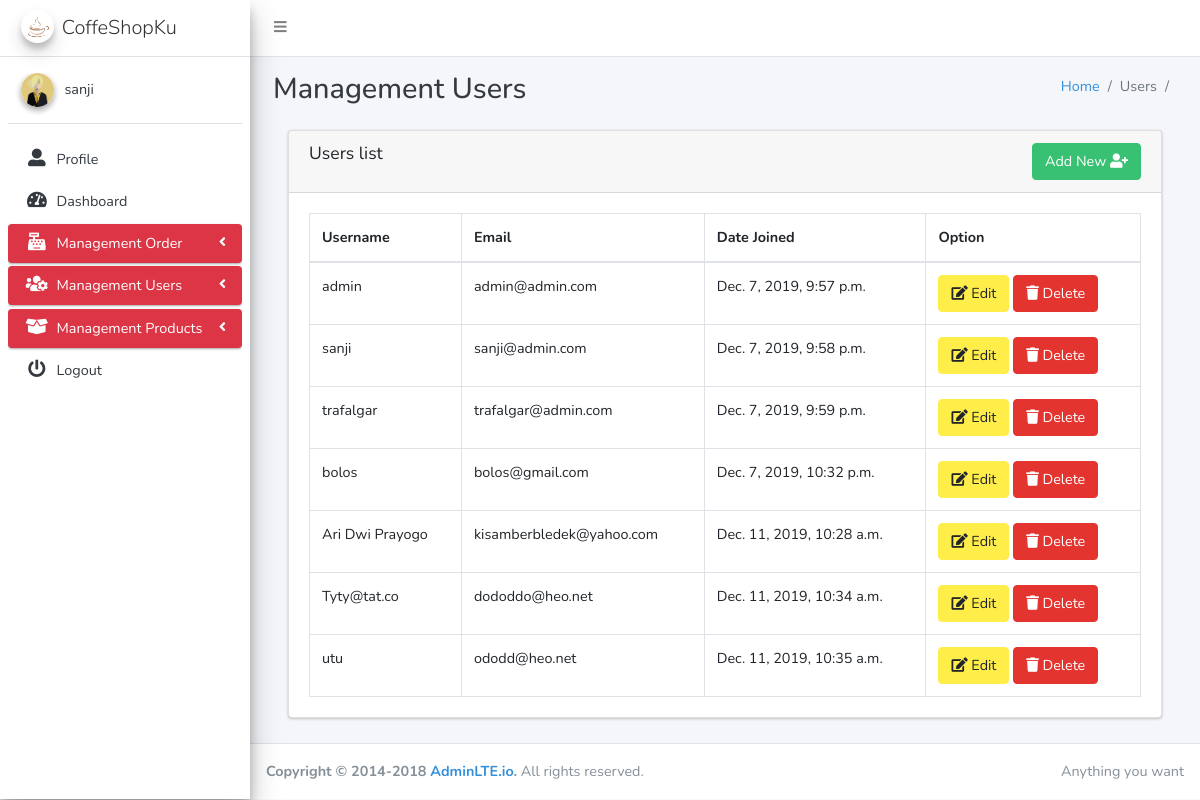
Page /accounts/list (signed in) on the committed database.
### accounts/models.py (models this page shows, shortened)
class User(AbstractBaseUser, PermissionsMixin):
    email = models.EmailField(_('email'), unique=True)
    username = models.CharField(_('username'), max_length=45, unique=True)
    first_name = models.CharField(_('first name'), max_length=30, blank=True)
    last_name = models.CharField(_('last name'), max_length=30, blank=True)
    date_joined = models.DateTimeField(_('date joined'), auto_now_add=True)
    is_active = models.BooleanField(_('active'), default=True)
    avatar = models.ImageField(upload_to=path_and_rename, null=True, blank=True)
    objects = UserManager()
    EMAIL_FIELD    = 'email'
    USERNAME_FIELD = 'username'
    REQUIRED_FIELDS = []
    class Meta:
        verbose_name = _('user')
        verbose_name_plural = _('users')
    def __str__(self):
        return self.username

### accounts/views.py (the view, shortened to what this page needs)
# urls.py: path('list', login_required(UsersView.as_view(template_name="accounts/list_users.html")), name="users_list"),
class UsersView(PermissionRequiredMixin,ListView):
    model = User
    permission_required = ('accounts.view_user')
    def get_context_data(self, **kwargs):
        kwargs['heading_title']        = "Management Users"
        kwargs['breadcrumb']           = {'content':'Users','class':'active'}
        context = super().get_context_data(**kwargs)
        return context

### accounts/auth.py (called while the page is built)
    def get_user(self, user_id):
        UserModel = get_user_model()
        try:
            return UserModel._default_manager.get(pk=user_id)
        except UserModel.DoesNotExist:
            return None

### accounts/templates/accounts/list_users.html (shortened to what this page needs)
{% extends "layouts/base.html" %}
{% block content %}
<section class="content">
    <div class="container-fluid">
        <div class="row">
            <div class="col-md-12">
                <div class="card">
                    <div class="card-header">
                        <h3 class="card-title text-center">Users list</h3>
                        <a class="btn btn-success float-right" href="{% url 'add_user' %}">Add New
                            <i class="fas fa-user-plus fa-fw"></i></a>
                    </div>
                    <div class="card-body">
                        <table id="example2" class="table table-bordered table-hover">
                            <thead>
                                <tr>
                                    <th>Username</th>
                                    <th>Email</th>
                                    <th>Date Joined</th>
                                    <th>Option</th>
                                </tr>
                            </thead>
                            <tbody>
                                {% for row in object_list %}
                                <tr>
                                    <td>{{row.username}}</td>
                                    <td>{{row.email}}</td>
                                    <td>{{row.date_joined}}</td>
                                    <td>
                                        <a href="{% url 'update_user' row.id %}" class="btn btn-warning"
                                            id='{{row.id}}'><i class="fa fa-edit"></i> Edit</a>
                                        <a href="{% url 'delete_user' row.id %}" class="btn btn-danger"
                                            id='{{row.id}}'><i class="fa fa-trash"></i> Delete</a>
                                    </td>
                                </tr>
                                {% endfor %}
                            </tbody>
                        </table>
                    </div>
                </div>
            </div>
        </div>
    </div>
</section>
        {% endblock %}

### templates/layouts/base.html (shortened to what this page needs)
{% load static %}
{% load active_link_tags %}
<!DOCTYPE html>
<html lang="en">
<head>
    <link rel="stylesheet" href="{% static "sass/app.css" %}">
</head>
<body class="hold-transition sidebar-mini">
    <div class="wrapper" id="app">
        <nav class="main-header navbar navbar-expand bg-white navbar-light border-bottom">
            <ul class="navbar-nav">
                <li class="nav-item">
                    <a class="nav-link" data-widget="pushmenu" href="#"><i class="fa fa-bars"></i></a>
                </li>
            </ul>
        </nav>
        <aside class="main-sidebar sidebar-light-danger elevation-4">
            <a href="index3.html" class="brand-link">
                <img src="{% static "img/logo.png" %}" alt="CoffeShopKu" class="brand-image img-circle elevation-3"
                    style="opacity: .8">
                <span class="brand-text font-weight-light">CoffeShopKu</span>
            </a>
            <div class="sidebar">
                <div class="user-panel mt-3 pb-3 mb-3 d-flex">
                    <div class="image">
                        <img src="{% get_media_prefix %}{{request.user.avatar}}" class="img-circle elevation-2"
                            alt="User Image">
                    </div>
                    <div class="info">
                        <a href="#" class="d-block">{{ request.user }}</a>
                    </div>
                </div>
                <nav class="mt-2">
                    <ul class="nav nav-pills nav-sidebar flex-column" data-widget="treeview" role="menu"
                        data-accordion="false">
                        <li class="nav-item">
                            <a href="{% url 'profile_url' request.user.id %}"
                                class="{% active_link 'profile_url' 'active-link' pk=request.path|last %} nav-link">
                                <i class="nav-icon fas fa-user-alt"></i>
                                <p>
                                    Profile
                                </p>
                            </a>
                        </li>
                        <li class="nav-item">
                            <a href="{% url 'dashboard' %}"
                                class="{% active_link 'dashboard' 'active-link' %} nav-link">
                                <i class="nav-icon fas fa-tachometer-alt"></i>
                                <p>
                                    Dashboard
                                </p>
                            </a>
                        </li>
                        <li
                            class="nav-item has-treeview {% active_link 'order_list_products' 'menu-open' strict=True %}">
                            <a href="#" class="nav-link active">
                                <i class="nav-icon fas fa-cash-register"></i>
                                <p>
                                    Management Order
                                    <i class="right fas fa-angle-left"></i>
                                </p>
                            </a>
                        </li>
                        {% if perms.accounts.view_user %}
                        <li class="nav-item has-treeview {% active_link 'permissions_groups' 'menu-open' %}{% active_link 'groups_list' 'menu-open' %}{% active_link 'users_list || add_user'  'menu-open' %}{% active_link 'update_user' 'menu-open' pk=request.path|last %}">
                            <a href="#" class="nav-link active">
                                <i class="nav-icon fas fa-users-cog"></i>
                                <p>
                                    Management Users
                                    <i class="right fas fa-angle-left"></i>
                                </p>
                            </a>
                        </li>
                        {% endif %}
                        {% if perms.products.view_products %}
                        <li class="nav-item has-treeview {% active_link 'list_categories' 'menu-open' strict=True %}{% active_link 'list_products' 'menu-open' strict=True  %} ">
                            <a href="#" class="nav-link active">
                                <i class="nav-icon fas fa-box-open"></i>
                                <p>
                                    Management Products
                                    <i class="right fas fa-angle-left"></i>
                                </p>
                            </a>
                        </li>
                        {% endif %}
                        <li class="nav-item">
                            <a href="{% url 'logout_url' %}" class="nav-link">
                                <i class="nav-icon fas fa-power-off"></i>
                                <p>
                                    Logout
                                </p>
                            </a>
                        </li>
                    </ul>
                </nav>
            </div>
        </aside>
        <div class="content-wrapper">
            <div class="content-header">
                <div class="container-fluid">
                    <div class="row mb-2">
                        <div class="col-sm-6">
                            <h1 class="m-0 text-dark">{{heading_title}}</h1>
                        </div>
                        <div class="col-sm-6">
                            <ol class="breadcrumb float-sm-right">
                                <li class="breadcrumb-item"><a href="#">Home</a></li>
                                <li class="breadcrumb-item {{breadcrumb.class}}">{% if breadcrumb2  %}<a
                                        href="{% url breadcrumb.url %}">{{breadcrumb.content}}</a></li>
                                {% else %}{{breadcrumb.content}}</li>{% endif %}
                                <li class="breadcrumb-item {{breadcrumb2.class}}">{{breadcrumb2.content}}</li>
                            </ol>
                        </div>
                    </div>
                </div>
            </div>
            <div class="content">
                <div class="container-fluid">
                    {% block content %}
                    {% endblock content %}
                </div>
            </div>
        </div>
        <footer class="main-footer">
            <div class="float-right d-none d-sm-inline">
                Anything you want
            </div>
            <strong>Copyright &copy; 2014-2018 <a href="https://adminlte.io">AdminLTE.io</a>.</strong> All rights
            reserved.
        </footer>
    </div>
</body>
</html>

### rows in the picture
User: user.avatar (picture), user "sanji", username "sanji", email "sanji@admin.com", date_joined "Dec. 7, 2019, 9:58 p.m."
User: username "admin", email "admin@admin.com", date_joined "Dec. 7, 2019, 9:57 p.m."
User: username "trafalgar", email "trafalgar@admin.com", date_joined "Dec. 7, 2019, 9:59 p.m."
User: username "bolos", email "bolos@gmail.com", date_joined "Dec. 7, 2019, 10:32 p.m."
User: username "Ari Dwi Prayogo", email "kisamberbledek@yahoo.com", date_joined "Dec. 11, 2019, 10:28 a.m."
User: username "Tyty@tat.co", email "dododdo@heo.net", date_joined "Dec. 11, 2019, 10:34 a.m."
User: username "utu", email "ododd@heo.net", date_joined "Dec. 11, 2019, 10:35 a.m."

### other values in the picture
{{ heading_title }} "Management Users"
{{ breadcrumb.content }} "Users"
